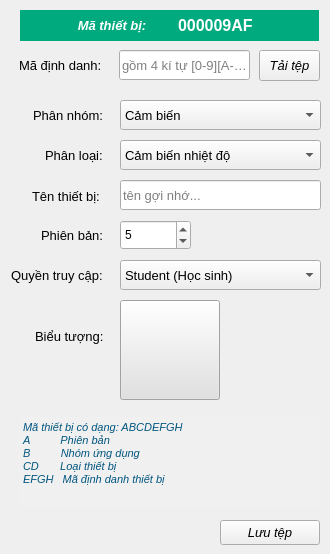
     <widget class="QWidget" name="tab">
      <attribute name="title">
       <string>           Chung           </string>
      </attribute>
      <widget class="QPushButton" name="pushButton_writeFile">
       <property name="enabled">
        <bool>true</bool>
       </property>
       <property name="geometry">
        <rect>
         <x>220</x>
         <y>520</y>
         <width>100</width>
         <height>25</height>
        </rect>
       </property>
       <property name="minimumSize">
        <size>
         <width>0</width>
         <height>25</height>
        </size>
       </property>
       <property name="font">
        <font>
         <pointsize>10</pointsize>
         <italic>true</italic>
         <bold>false</bold>
        </font>
       </property>
       <property name="text">
        <string>Lưu tệp</string>
       </property>
       <property name="shortcut">
        <string/>
       </property>
      </widget>
      <widget class="QLabel" name="label_3">
       <property name="geometry">
        <rect>
         <x>19</x>
         <y>50</y>
         <width>81</width>
         <height>31</height>
        </rect>
       </property>
       <property name="font">
        <font>
         <pointsize>10</pointsize>
         <bold>false</bold>
        </font>
       </property>
       <property name="text">
        <string>Mã định danh:</string>
       </property>
      </widget>
      <widget class="QLabel" name="label_8">
       <property name="geometry">
        <rect>
         <x>20</x>
         <y>10</y>
         <width>171</width>
         <height>31</height>
        </rect>
       </property>
       <property name="font">
        <font>
         <pointsize>10</pointsize>
         <italic>true</italic>
         <bold>true</bold>
        </font>
       </property>
       <property name="styleSheet">
        <string notr="true">color: rgb(255, 255, 255);
background-color: rgb(0, 170, 127);</string>
       </property>
       <property name="text">
        <string>                Mã thiết bị:</string>
       </property>
      </widget>
      <widget class="QLabel" name="label">
       <property name="geometry">
        <rect>
         <x>33</x>
         <y>100</y>
         <width>71</width>
         <height>31</height>
        </rect>
       </property>
       <property name="font">
        <font>
         <pointsize>10</pointsize>
         <bold>false</bold>
        </font>
       </property>
       <property name="text">
        <string>Phân nhóm:</string>
       </property>
      </widget>
      <widget class="QLabel" name="label_4">
       <property name="geometry">
        <rect>
         <x>45</x>
         <y>140</y>
         <width>61</width>
         <height>31</height>
        </rect>
       </property>
       <property name="font">
        <font>
         <pointsize>10</pointsize>
         <bold>false</bold>
        </font>
       </property>
       <property name="text">
        <string>Phân loại:</string>
       </property>
      </widget>
      <widget class="QLineEdit" name="lineEdit_nameDevice">
       <property name="geometry">
        <rect>
         <x>120</x>
         <y>180</y>
         <width>201</width>
         <height>30</height>
        </rect>
       </property>
       <property name="minimumSize">
        <size>
         <width>0</width>
         <height>30</height>
        </size>
       </property>
       <property name="font">
        <font>
         <pointsize>10</pointsize>
         <bold>false</bold>
        </font>
       </property>
       <property name="text">
        <string/>
       </property>
       <property name="maxLength">
        <number>30</number>
       </property>
       <property name="alignment">
        <set>Qt::AlignJustify|Qt::AlignVCenter</set>
       </property>
       <property name="placeholderText">
        <string>tên gợi nhớ...</string>
       </property>
      </widget>
      <widget class="QSpinBox" name="spinBox_versioneDevice">
       <property name="geometry">
        <rect>
         <x>120</x>
         <y>220</y>
         <width>71</width>
         <height>30</height>
        </rect>
       </property>
       <property name="minimum">
        <number>1</number>
       </property>
       <property name="maximum">
        <number>9</number>
       </property>
       <property name="value">
        <number>5</number>
       </property>
      </widget>
      <widget class="QLabel" name="label_7">
       <property name="geometry">
        <rect>
         <x>41</x>
         <y>220</y>
         <width>61</width>
         <height>31</height>
        </rect>
       </property>
       <property name="font">
        <font>
         <pointsize>10</pointsize>
         <bold>false</bold>
        </font>
       </property>
       <property name="text">
        <string>Phiên bản:</string>
       </property>
      </widget>
      <widget class="QLabel" name="label_5">
       <property name="geometry">
        <rect>
         <x>35</x>
         <y>320</y>
         <width>81</width>
         <height>32</height>
        </rect>
       </property>
       <property name="font">
        <font>
         <pointsize>10</pointsize>
         <bold>false</bold>
        </font>
       </property>
       <property name="text">
        <string>Biểu tượng:</string>
       </property>
      </widget>
      <widget class="QComboBox" name="comboBox_typeDevice">
       <property name="geometry">
        <rect>
         <x>120</x>
         <y>140</y>
         <width>201</width>
         <height>30</height>
        </rect>
       </property>
       <property name="minimumSize">
        <size>
         <width>0</width>
         <height>30</height>
        </size>
       </property>
       <property name="font">
        <font>
         <pointsize>10</pointsize>
         <bold>false</bold>
        </font>
       </property>
       <item>
        <property name="text">
         <string>Cảm biến nhiệt độ</string>
        </property>
       </item>
       <item>
        <property name="text">
         <string>Cảm biến độ ẩm</string>
        </property>
       </item>
       <item>
        <property name="text">
         <string>Cảm biến lực</string>
        </property>
       </item>
       <item>
        <property name="text">
         <string>Cảm biến áp suất</string>
        </property>
       </item>
       <item>
        <property name="text">
         <string>Cảm biến âm thanh</string>
        </property>
       </item>
      </widget>
      <widget class="QLabel" name="label_2">
       <property name="geometry">
        <rect>
         <x>32</x>
         <y>180</y>
         <width>71</width>
         <height>32</height>
        </rect>
       </property>
       <property name="font">
        <font>
         <pointsize>10</pointsize>
         <bold>false</bold>
        </font>
       </property>
       <property name="text">
        <string>Tên thiết bị:</string>
       </property>
      </widget>
      <widget class="QPushButton" name="pushButton_openFile">
       <property name="enabled">
        <bool>true</bool>
       </property>
       <property name="geometry">
        <rect>
         <x>259</x>
         <y>50</y>
         <width>61</width>
         <height>31</height>
        </rect>
       </property>
       <property name="minimumSize">
        <size>
         <width>0</width>
         <height>30</height>
        </size>
       </property>
       <property name="font">
        <font>
         <pointsize>10</pointsize>
         <italic>true</italic>
         <bold>false</bold>
        </font>
       </property>
       <property name="text">
        <string>Tải tệp</string>
       </property>
       <property name="shortcut">
        <string/>
       </property>
      </widget>
      <widget class="QPlainTextEdit" name="plainTextEdit">
       <property name="geometry">
        <rect>
         <x>19</x>
         <y>417</y>
         <width>301</width>
         <height>91</height>
        </rect>
       </property>
       <property name="font">
        <font>
         <pointsize>8</pointsize>
         <italic>true</italic>
         <bold>false</bold>
        </font>
       </property>
       <property name="styleSheet">
        <string notr="true">background-color: rgb(240, 240, 240);
color: rgb(0, 85, 127);</string>
       </property>
       <property name="frameShape">
        <enum>QFrame::NoFrame</enum>
       </property>
       <property name="readOnly">
        <bool>true</bool>
       </property>
       <property name="plainText">
        <string>Mã thiết bị có dạng: ABCDEFGH
A          Phiên bản
B          Nhóm ứng dụng
CD       Loại thiết bị
EFGH   Mã định danh thiết bị</string>
       </property>
      </widget>
      <widget class="QComboBox" name="comboBox_groupDevice">
       <property name="geometry">
        <rect>
         <x>120</x>
         <y>100</y>
         <width>201</width>
         <height>30</height>
        </rect>
       </property>
       <property name="minimumSize">
        <size>
         <width>0</width>
         <height>30</height>
        </size>
       </property>
       <property name="font">
        <font>
         <pointsize>10</pointsize>
         <bold>false</bold>
        </font>
       </property>
       <property name="currentIndex">
        <number>1</number>
       </property>
       <item>
        <property name="text">
         <string>Phần mềm</string>
        </property>
       </item>
       <item>
        <property name="text">
         <string>Cảm biến</string>
        </property>
       </item>
       <item>
        <property name="text">
         <string>Mô-đun thực hành</string>
        </property>
       </item>
       <item>
        <property name="text">
         <string>Mô hình thí nghiệm</string>
        </property>
       </item>
      </widget>
      <widget class="QLineEdit" name="lineEdit_serialNumber">
       <property name="geometry">
        <rect>
         <x>119</x>
         <y>50</y>
         <width>131</width>
         <height>30</height>
        </rect>
       </property>
       <property name="minimumSize">
        <size>
         <width>100</width>
         <height>30</height>
        </size>
       </property>
       <property name="font">
        <font>
         <pointsize>10</pointsize>
         <bold>false</bold>
        </font>
       </property>
       <property name="maxLength">
        <number>4</number>
       </property>
       <property name="alignment">
        <set>Qt::AlignJustify|Qt::AlignVCenter</set>
       </property>
       <property name="placeholderText">
        <string>gồm 4 kí tự [0-9][A-F]...</string>
       </property>
      </widget>
      <widget class="QPushButton" name="pushButton_iconDevice">
       <property name="geometry">
        <rect>
         <x>120</x>
         <y>300</y>
         <width>100</width>
         <height>100</height>
        </rect>
       </property>
       <property name="styleSheet">
        <string notr="true">background-color: rgb(225, 225, 225);</string>
       </property>
       <property name="text">
        <string/>
       </property>
       <property name="iconSize">
        <size>
         <width>100</width>
         <height>100</height>
        </size>
       </property>
      </widget>
      <widget class="QLabel" name="label_serialNumber">
       <property name="geometry">
        <rect>
         <x>178</x>
         <y>10</y>
         <width>141</width>
         <height>31</height>
        </rect>
       </property>
       <property name="font">
        <font>
         <pointsize>12</pointsize>
         <italic>false</italic>
         <bold>true</bold>
        </font>
       </property>
       <property name="styleSheet">
        <string notr="true">background-color: rgb(0, 170, 127);
color: rgb(255, 255, 255);</string>
       </property>
       <property name="text">
        <string>000009AF</string>
       </property>
      </widget>
      <widget class="QLabel" name="label_18">
       <property name="geometry">
        <rect>
         <x>11</x>
         <y>258</y>
         <width>91</width>
         <height>35</height>
        </rect>
       </property>
       <property name="font">
        <font>
         <pointsize>10</pointsize>
         <bold>false</bold>
        </font>
       </property>
       <property name="text">
        <string>Quyền truy cập:</string>
       </property>
      </widget>
      <widget class="QComboBox" name="comboBox_accountType">
       <property name="geometry">
        <rect>
         <x>120</x>
         <y>260</y>
         <width>201</width>
         <height>30</height>
        </rect>
       </property>
       <property name="font">
        <font>
         <pointsize>10</pointsize>
         <bold>false</bold>
        </font>
       </property>
       <property name="editable">
        <bool>false</bool>
       </property>
       <property name="currentText">
        <string>Student (Học sinh)</string>
       </property>
       <item>
        <property name="text">
         <string>Student (Học sinh)</string>
        </property>
       </item>
       <item>
        <property name="text">
         <string>Teacher (Giáo viên)</string>
        </property>
       </item>
       <item>
        <property name="text">
         <string>Root (Quản trị)</string>
        </property>
       </item>
      </widget>
     </widget>
